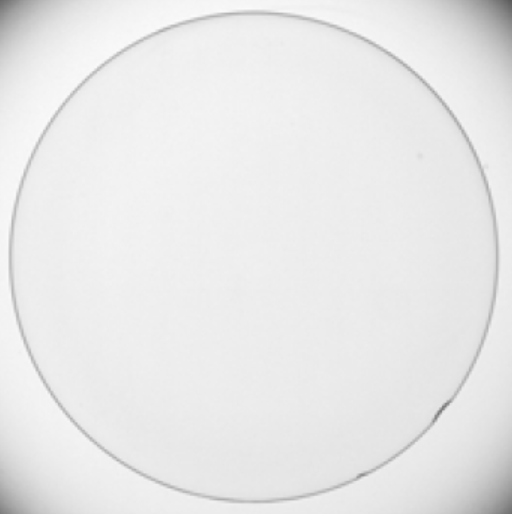
%> input picture LAB8/img8_1.bmp, 512 x 514 px
$ octave lab8_1.m   (GNU Octave 9; MATLAB toolbox functions it lacks are replaced by stand-ins)
%> lines starting %> are read from the running program, lines starting %| are printed output that depends on the picture
clear all

img = imread('img8_1.bmp');
%> img is the input picture: size 514x512x3 uint8; min 90, max 251, mean 232.7
img = im2double(img);
%> img: size 514x512x3 double

% Sobel filter
sobel_filter_x = fspecial('sobel');
sobel_filter_y = sobel_filter_x';
filtered_img_x = imfilter(img, sobel_filter_x);
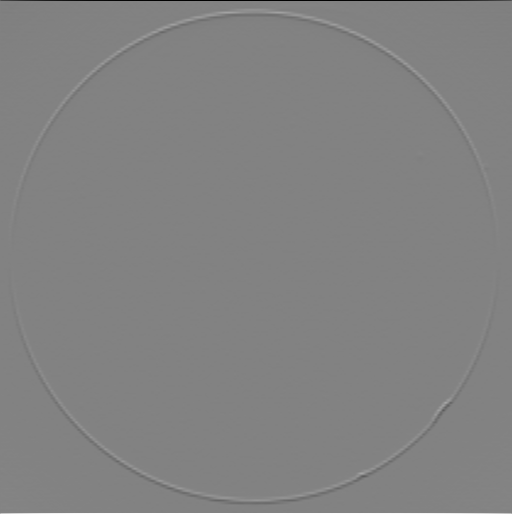
%> filtered_img_x: size 514x512x3 double; min -3.87, max 3.7, mean -5.96e-06; drawn with min black and max white
filtered_img_y = imfilter(img, sobel_filter_y);

mag = sqrt(filtered_img_x.^2 + filtered_img_y.^2);
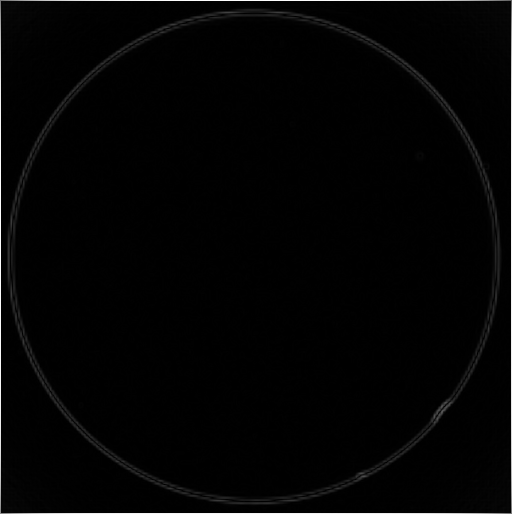
%> mag: size 514x512x3 double; min 0, max 3.87, mean 0.0566; drawn with min black and max white

% Display the images
subplot(1,2,1);
imshow(img);
title('Original Image');

subplot(1,2,2);
imshow(mag, []);
title('Sobel Filtered Image');
